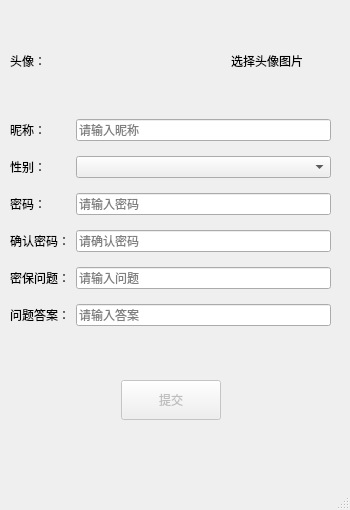
<?xml version="1.0" encoding="UTF-8"?>
<ui version="4.0">
 <class>RegisterWindow</class>
 <widget class="QMainWindow" name="RegisterWindow">
  <property name="geometry">
   <rect>
    <x>0</x>
    <y>0</y>
    <width>350</width>
    <height>510</height>
   </rect>
  </property>
  <property name="minimumSize">
   <size>
    <width>350</width>
    <height>510</height>
   </size>
  </property>
  <property name="maximumSize">
   <size>
    <width>350</width>
    <height>510</height>
   </size>
  </property>
  <property name="windowTitle">
   <string>MainWindow</string>
  </property>
  <widget class="QWidget" name="centralwidget">
   <widget class="QWidget" name="horizontalLayoutWidget">
    <property name="geometry">
     <rect>
      <x>10</x>
      <y>10</y>
      <width>321</width>
      <height>102</height>
     </rect>
    </property>
    <layout class="QHBoxLayout" name="horizontalLayout">
     <item>
      <widget class="QLabel" name="AvatarTipLabel">
       <property name="text">
        <string>头像：</string>
       </property>
      </widget>
     </item>
     <item>
      <widget class="LabelRegis" name="AvatarLabel">
       <property name="minimumSize">
        <size>
         <width>100</width>
         <height>100</height>
        </size>
       </property>
       <property name="maximumSize">
        <size>
         <width>100</width>
         <height>100</height>
        </size>
       </property>
       <property name="text">
        <string>选择头像图片</string>
       </property>
      </widget>
     </item>
    </layout>
   </widget>
   <widget class="QWidget" name="horizontalLayoutWidget_2">
    <property name="geometry">
     <rect>
      <x>10</x>
      <y>349</y>
      <width>321</width>
      <height>102</height>
     </rect>
    </property>
    <layout class="QHBoxLayout" name="horizontalLayout_2">
     <item>
      <spacer name="horizontalSpacer">
       <property name="orientation">
        <enum>Qt::Orientation::Horizontal</enum>
       </property>
       <property name="sizeHint" stdset="0">
        <size>
         <width>40</width>
         <height>20</height>
        </size>
       </property>
      </spacer>
     </item>
     <item>
      <widget class="QPushButton" name="SubmitBtn">
       <property name="enabled">
        <bool>false</bool>
       </property>
       <property name="minimumSize">
        <size>
         <width>100</width>
         <height>40</height>
        </size>
       </property>
       <property name="text">
        <string>提交</string>
       </property>
       <property name="checkable">
        <bool>false</bool>
       </property>
      </widget>
     </item>
     <item>
      <spacer name="horizontalSpacer_2">
       <property name="orientation">
        <enum>Qt::Orientation::Horizontal</enum>
       </property>
       <property name="sizeHint" stdset="0">
        <size>
         <width>40</width>
         <height>20</height>
        </size>
       </property>
      </spacer>
     </item>
    </layout>
   </widget>
   <widget class="QWidget" name="gridLayoutWidget">
    <property name="geometry">
     <rect>
      <x>10</x>
      <y>110</y>
      <width>321</width>
      <height>231</height>
     </rect>
    </property>
    <layout class="QGridLayout" name="gridLayout">
     <item row="2" column="1">
      <widget class="QLabel" name="label_5">
       <property name="text">
        <string>密码：</string>
       </property>
      </widget>
     </item>
     <item row="5" column="1">
      <widget class="QLabel" name="label_8">
       <property name="text">
        <string>问题答案：</string>
       </property>
      </widget>
     </item>
     <item row="3" column="1">
      <widget class="QLabel" name="label_6">
       <property name="text">
        <string>确认密码：</string>
       </property>
      </widget>
     </item>
     <item row="4" column="1">
      <widget class="QLabel" name="label_7">
       <property name="text">
        <string>密保问题：</string>
       </property>
      </widget>
     </item>
     <item row="0" column="1">
      <widget class="QLabel" name="label_3">
       <property name="text">
        <string>昵称：</string>
       </property>
      </widget>
     </item>
     <item row="1" column="1">
      <widget class="QLabel" name="label_4">
       <property name="text">
        <string>性别：</string>
       </property>
      </widget>
     </item>
     <item row="0" column="2">
      <widget class="LineRegis" name="NicknameLineEdit">
       <property name="text">
        <string/>
       </property>
       <property name="placeholderText">
        <string>请输入昵称</string>
       </property>
      </widget>
     </item>
     <item row="1" column="2">
      <widget class="QComboBox" name="SexComboBox">
       <property name="whatsThis">
        <string>&lt;html&gt;&lt;head/&gt;&lt;body&gt;&lt;p&gt;性别&lt;/p&gt;&lt;/body&gt;&lt;/html&gt;</string>
       </property>
       <property name="currentText">
        <string/>
       </property>
       <property name="currentIndex">
        <number>-1</number>
       </property>
       <property name="duplicatesEnabled">
        <bool>false</bool>
       </property>
       <property name="frame">
        <bool>true</bool>
       </property>
       <item>
        <property name="text">
         <string>其他</string>
        </property>
       </item>
       <item>
        <property name="text">
         <string>男</string>
        </property>
       </item>
       <item>
        <property name="text">
         <string>女</string>
        </property>
       </item>
      </widget>
     </item>
     <item row="2" column="2">
      <widget class="LineRegis" name="PasswordLineEdit_1">
       <property name="text">
        <string/>
       </property>
       <property name="echoMode">
        <enum>QLineEdit::EchoMode::Password</enum>
       </property>
       <property name="placeholderText">
        <string>请输入密码</string>
       </property>
      </widget>
     </item>
     <item row="3" column="2">
      <widget class="LineRegis" name="PasswordLineEdit_2">
       <property name="text">
        <string/>
       </property>
       <property name="echoMode">
        <enum>QLineEdit::EchoMode::Password</enum>
       </property>
       <property name="placeholderText">
        <string>请确认密码</string>
       </property>
      </widget>
     </item>
     <item row="4" column="2">
      <widget class="LineRegis" name="QuestionLineEdit">
       <property name="text">
        <string/>
       </property>
       <property name="placeholderText">
        <string>请输入问题</string>
       </property>
      </widget>
     </item>
     <item row="5" column="2">
      <widget class="LineRegis" name="AnswerLineEdit">
       <property name="text">
        <string/>
       </property>
       <property name="placeholderText">
        <string>请输入答案</string>
       </property>
      </widget>
     </item>
    </layout>
   </widget>
  </widget>
  <widget class="QMenuBar" name="menubar">
   <property name="geometry">
    <rect>
     <x>0</x>
     <y>0</y>
     <width>350</width>
     <height>21</height>
    </rect>
   </property>
  </widget>
  <widget class="QStatusBar" name="statusbar"/>
 </widget>
 <customwidgets>
  <customwidget>
   <class>LineRegis</class>
   <extends>QLineEdit</extends>
   <header location="global">registerwindow.h</header>
  </customwidget>
  <customwidget>
   <class>LabelRegis</class>
   <extends>QLabel</extends>
   <header location="global">registerwindow.h</header>
  </customwidget>
 </customwidgets>
 <resources/>
 <connections/>
</ui>
